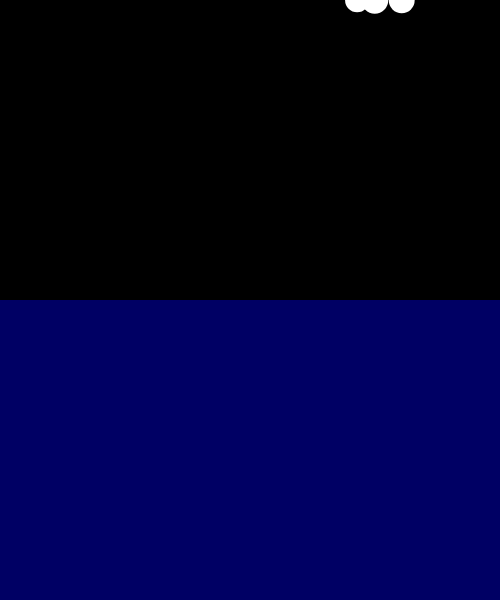
Frame 1 (no input)
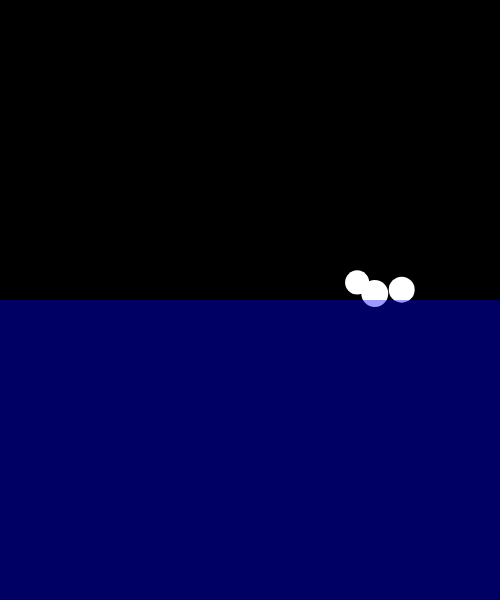
Frame 60 (no input)
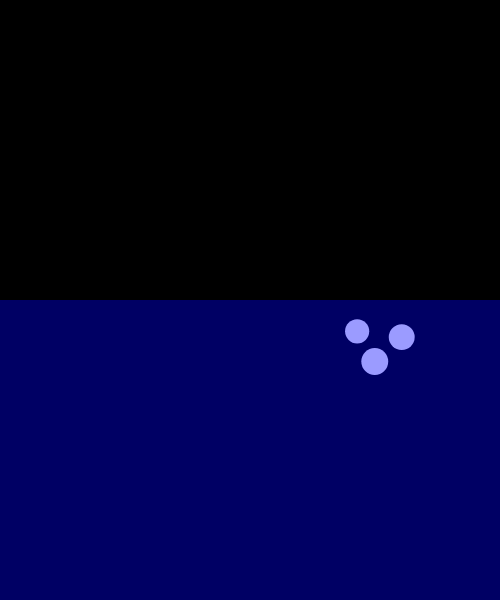
Frame 120 (the mouse pressed at the canvas centre since frame 60)

The p5.js sketch that drew these frames (run headless with seeded random() and noise() and a simulated clock; from frame 60 on, the mouse is pressed at the canvas centre):

// p5.js sketch
// ── sketch.js
"use strict";
var CO_AIR = 0.02;
var CO_WATER = 0.7;
var balls = [];
var WATER_LEVEL;

function setup() {
   
  
  createCanvas(500, 600);
  WATER_LEVEL = height/2;
  noStroke();
  
  for (var i = 0; i < 3; i++) {
    balls.push(new Ball(random(width), 0));
  }
}

function draw() {
  background(0);

  for (var i = 0; i < balls.length; i++) {
    var b = balls[i];
    var gravity = createVector(0, 0.3);
    gravity.mult(b.mass);
    b.applyForce(gravity);
    
    /*  
    var friction = p5.Vector.mult(b.vel,-1);
    friction.normalize();
    if(b.pos.y < height/2){
      //air
      friction.mult(0.4);
    }else{
      //water
      friction.mult(0.95);
      
      var buo = createVector(0,-10);
      b.applyForce(buo);
    }
    b.applyForce(friction);*/
    
    var resistence = p5.Vector.mult(b.vel,-1);
    resistence.normalize();
    var speed = b.vel.mag();
    
    if(b.pos.y < WATER_LEVEL){
    var resistMag = CO_AIR * speed * speed;
    }else{
      var resistMag = CO_WATER * speed * speed;
    }
    
    resistence.mult(resistMag);
    b.applyForce(resistence);
    
    b.update();
    b.display();

  }
  
  fill(0,0,255,100);
  rect(0,WATER_LEVEL,width,height-WATER_LEVEL);

}
// ── Ball.js
"use strict";
class Ball {

  constructor(_x, _y) {
    this.pos = createVector(_x, _y);
    this.vel = createVector();
    this.acc = createVector();
    this.mass = random(2, 4);
    this.size = this.mass * 10;
  }

  update() {

    this.vel.add(this.acc);
    this.pos.add(this.vel);
    this.acc.mult(0);

  }
  
  applyForce(force){
    var f = p5.Vector.div(force,this.mass);
    this.acc.add(f);
    
  }
  display() {
    push();
    translate(this.pos.x, this.pos.y);
    noStroke();
    fill(255);
    ellipse(0, 0, this.size);
    pop();

  }


}
